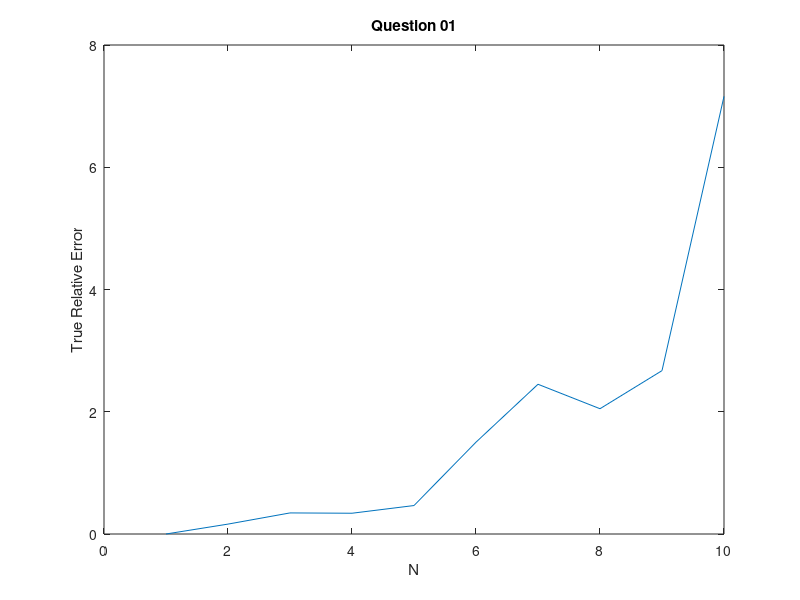

MATLAB code for this plot: (Note: this script raises an error after producing the figure.)
clc
clear 
close 
A=.629;
rel=zeros(1,10);
app=zeros(1,10);
true_perct=zeros(1,10);
for i=1:length(rel)
    % real value
    rel(i)=A^(i);
    % approx value
    app(i)=floor(rel(i)*1000)/1000;
    %True percent error     
    true_perct(i)=(rel(i)-app(i))*100/rel(i);
end 
N=1:10;
plot(N,true_perct)
xlabel('N')
ylabel('True Relative Error')
title('Question 01')
hold on 
% after rounding 
% round
rel_r=round(rel,3);
app_r=round(app,3);
true_perct_r=(rel_r-app_r)./(rel_r)*100;
plot(N,true_perct_r)
grid on 
legend('Rel_ error without rounding','Rel_ error with rouning')
